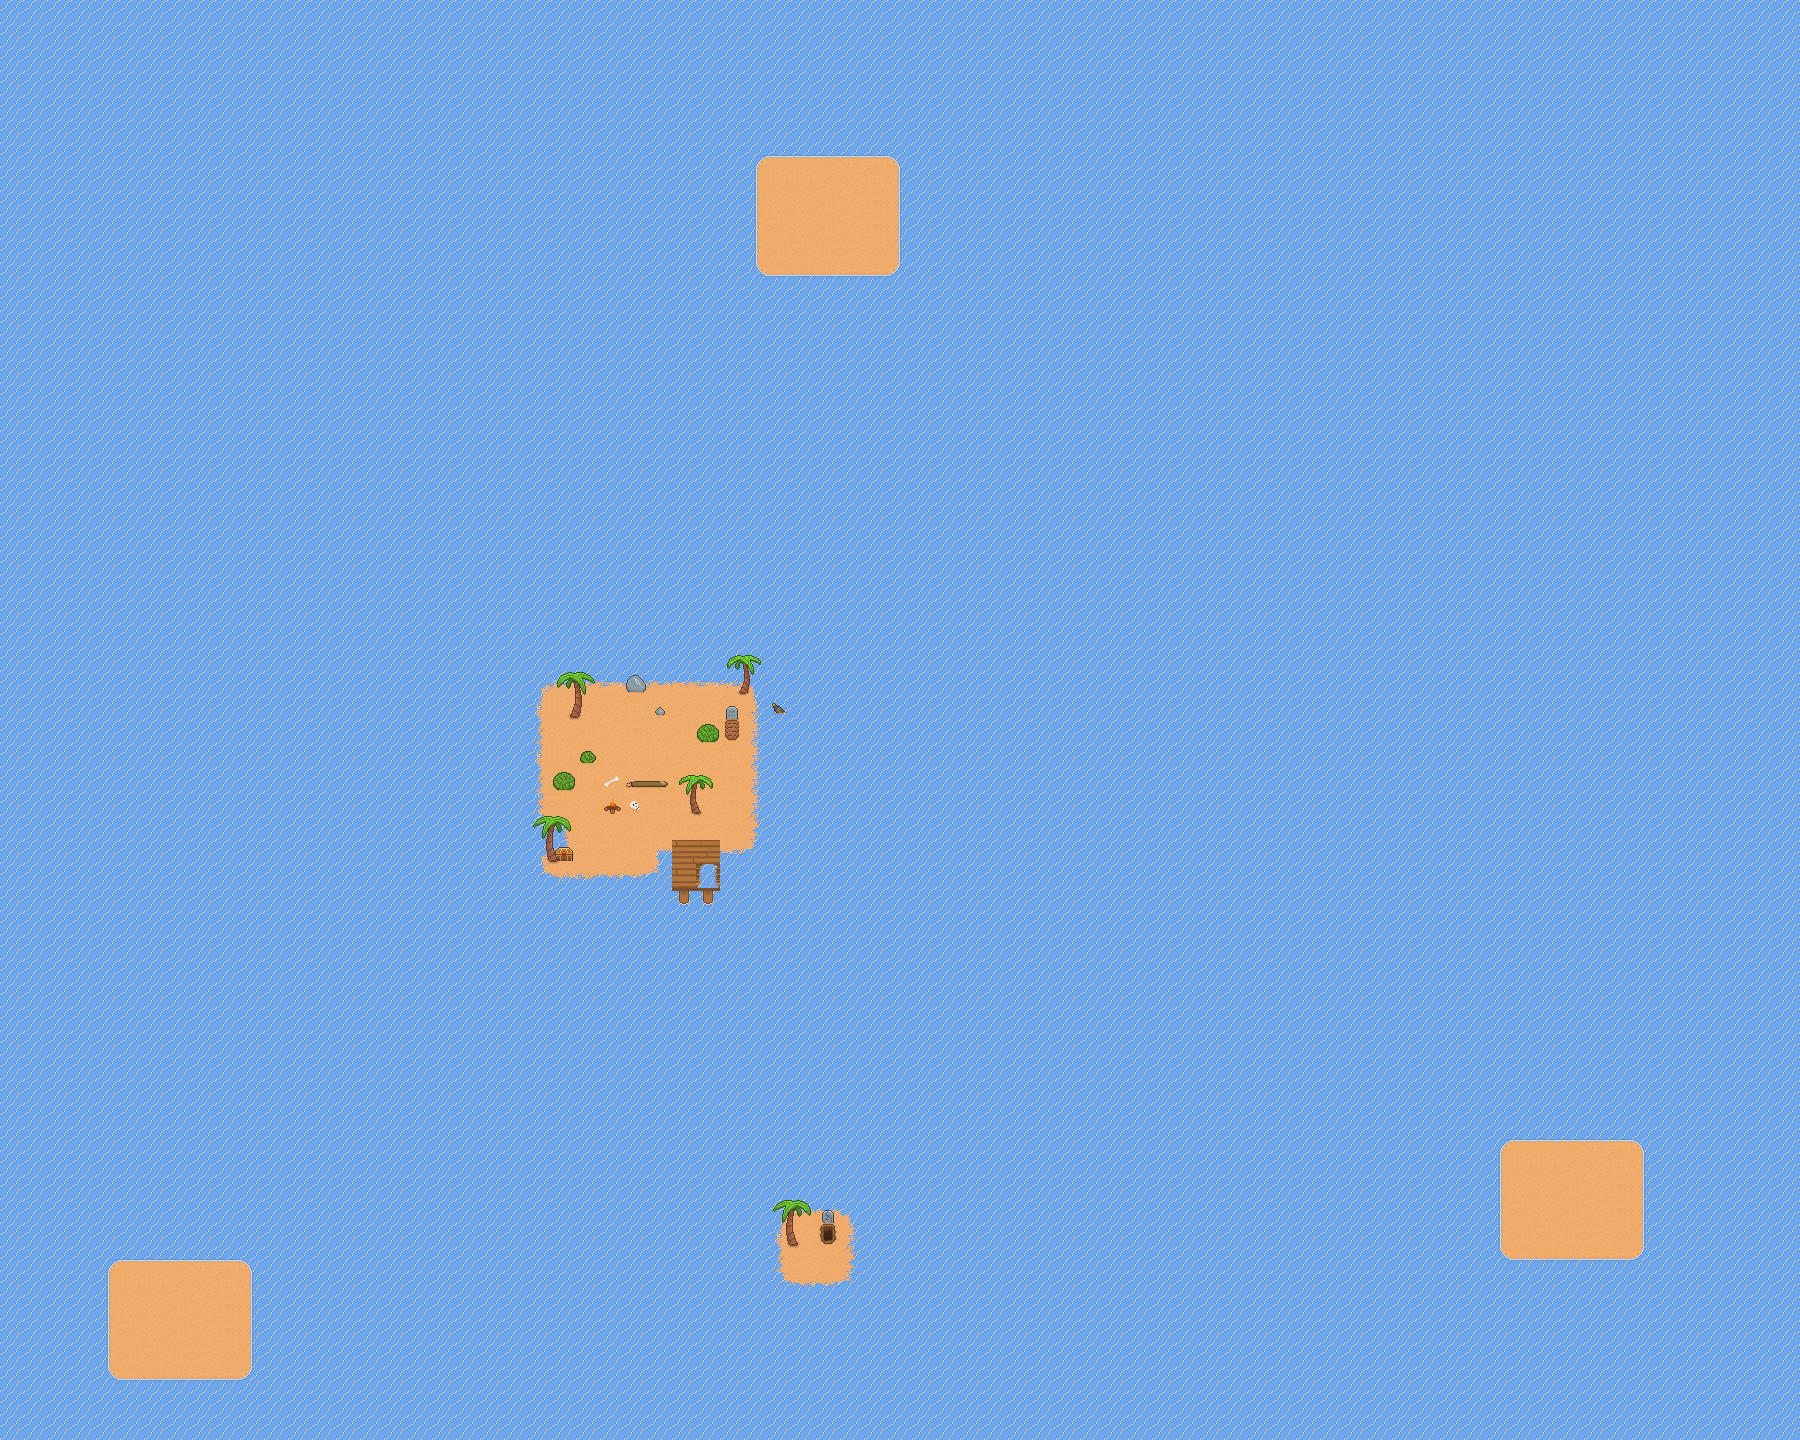

A level layout from a 2D game, rendered from its tile map. Below: a short description, then the map file with tile-grid data replaced by summaries:
An orthogonal 75x60 tile map with 24x24 px tiles, 5 tile layers (Sea, Land, Building, Folliage, ...).

<map version="1.5" tiledversion="1.7.2" orientation="orthogonal" renderorder="left-up" width="75" height="60" tilewidth="24" tileheight="24" infinite="0" nextlayerid="6" nextobjectid="1">
 <tileset firstgid="1" source="Cowboys_and_Pirates_V2_Tilemap-Sheet.tsx" />
 <layer id="1" name="Sea" width="75" height="60">
  <data>[4500 cells, 4500 non-empty, 1 distinct tile ids]</data>
 </layer>
 <layer id="2" name="Land" width="75" height="60">
  <data>[4500 cells, 227 non-empty, 56 distinct tile ids]</data>
 </layer>
 <layer id="4" name="Building" width="75" height="60">
  <data>[4500 cells, 20 non-empty, 19 distinct tile ids]</data>
 </layer>
 <layer id="3" name="Folliage" width="75" height="60">
  <data>[4500 cells, 22 non-empty, 10 distinct tile ids]</data>
 </layer>
 <layer id="5" name="BuildingUpper" width="75" height="60">
  <data>[4500 cells, 0 non-empty, 0 distinct tile ids]</data>
 </layer>
</map>
